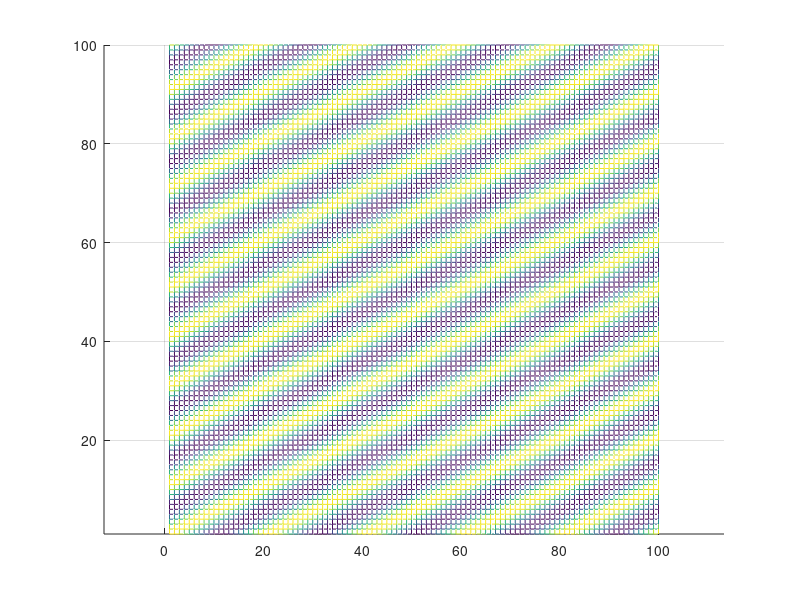

The MATLAB script that drew this image:
Ta = 0.05;
x1 = [0 : Ta : (5-Ta)]';
x2 = x1;
y = zeros(length(x2), length(x1));
for n=1:length(x1)
  y(:, n) = cos(2*pi*(x1(n)-2*x2));
end
mesh(y); view(2);
axis equal